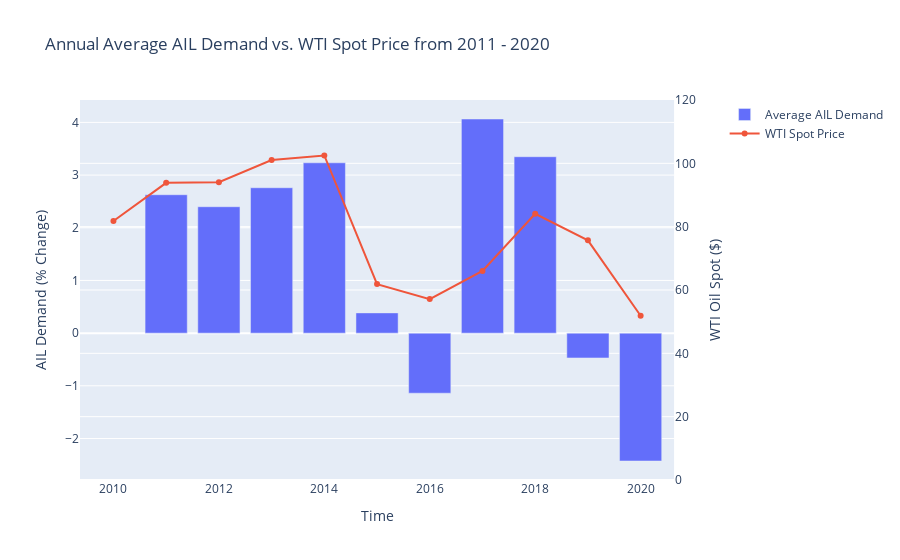

Notebook code for this chart:
### Code cell
# Temp vs. Consumption Line Graph
demand_v_oil_line = make_subplots(specs=[[{"secondary_y": True}]])

demand_v_oil_line.add_trace(go.Bar(x= year_change.index,
                                     y= year_change,
                                     name="Average AIL Demand"
                                     ), secondary_y=False)
demand_v_oil_line.add_trace(go.Scatter(x=oil_avg.index,
                                     y= oil_avg,
                                     name="WTI Spot Price"
                                     ), secondary_y=True)

demand_v_oil_line.update_layout(title_text="Annual Average AIL Demand vs. WTI Spot Price from 2011 - 2020")
# Set x-axis title
demand_v_oil_line.update_xaxes(title_text="Time")

# Set y-axes titles
demand_v_oil_line.update_yaxes(
    title_text="AIL Demand (% Change)", secondary_y=False)
demand_v_oil_line.update_yaxes(title_text="WTI Oil Spot ($)", 
                    range=[0, 120],
                    secondary_y=True)

### Figure 1 — Plotly figure (JSON) as saved in the notebook; plotly's stock layout.template omitted (floating-point values rounded to 4 significant figures)
{"data": [{"name": "Average AIL Demand", "type": "bar", "x": [2010, 2011, 2012, 2013, 2014, 2015, 2016, 2017, 2018, 2019, 2020], "xaxis": "x", "y": [null, 2.627, 2.399, 2.76, 3.233, 0.384, -1.14, 4.065, 3.348, -0.4714, -2.427], "yaxis": "y"}, {"name": "WTI Spot Price", "type": "scatter", "x": [2010, 2011, 2012, 2013, 2014, 2015, 2016, 2017, 2018, 2019, 2020], "xaxis": "x", "y": [81.77, 93.84, 94.01, 101.0, 102.5, 61.86, 57.13, 66.03, 84.05, 75.69, 51.87], "yaxis": "y2"}], "layout": {"title": {"text": "Annual Average AIL Demand vs. WTI Spot Price from 2011 - 2020"}, "xaxis": {"anchor": "y", "domain": [0, 0.94], "title": {"text": "Time"}}, "yaxis": {"anchor": "x", "domain": [0, 1], "title": {"text": "AIL Demand (% Change)"}}, "yaxis2": {"anchor": "x", "overlaying": "y", "range": [0, 120], "side": "right", "title": {"text": "WTI Oil Spot ($)"}}}}
